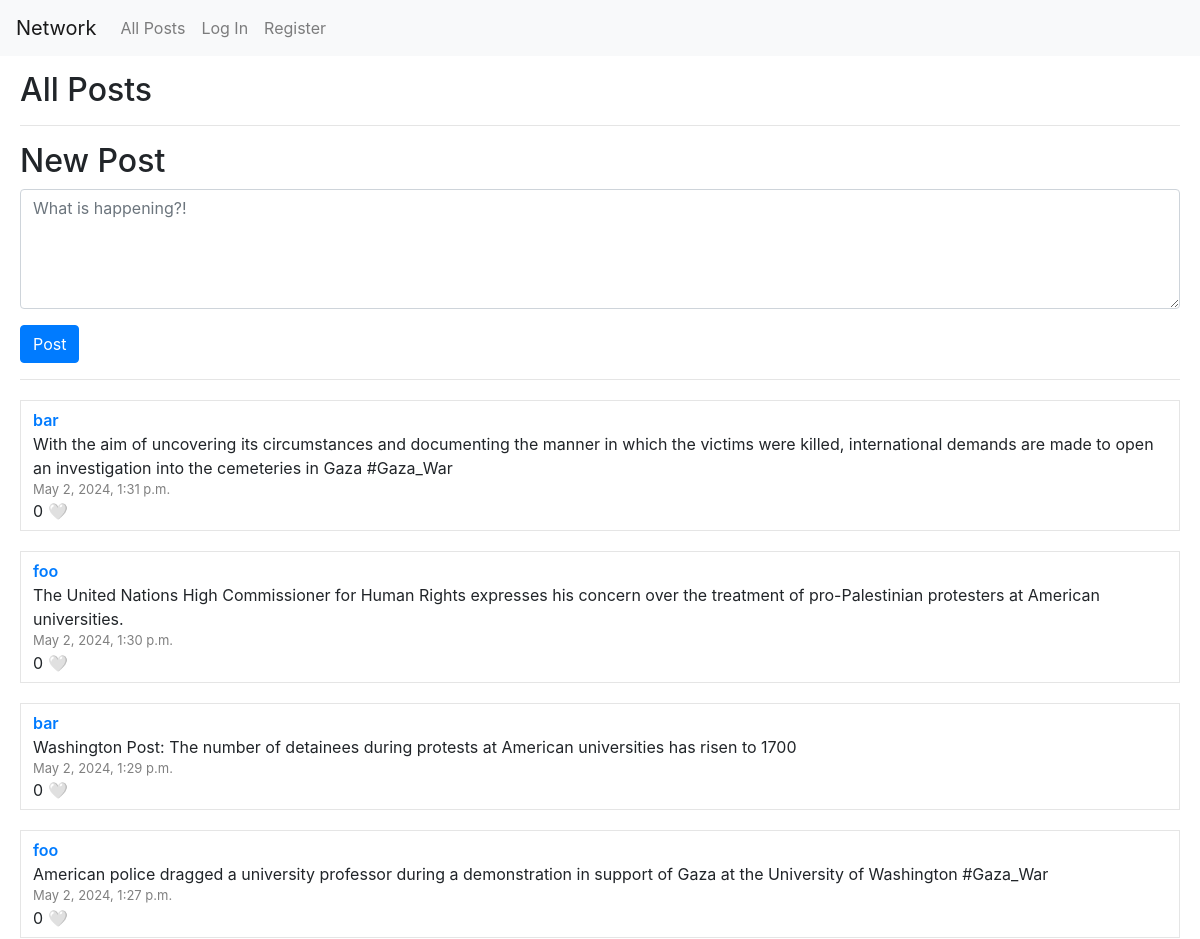
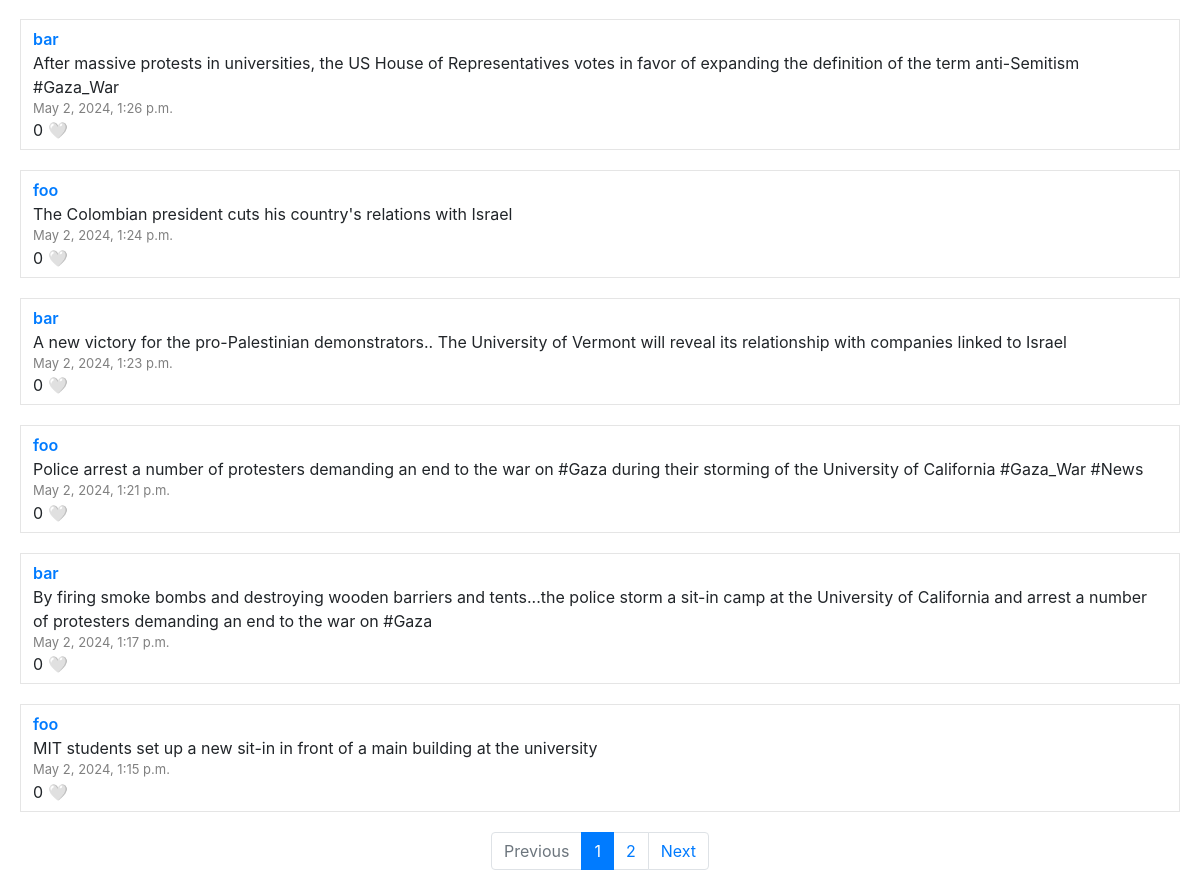
Before: / with the older database file (2 pictures, top to bottom).
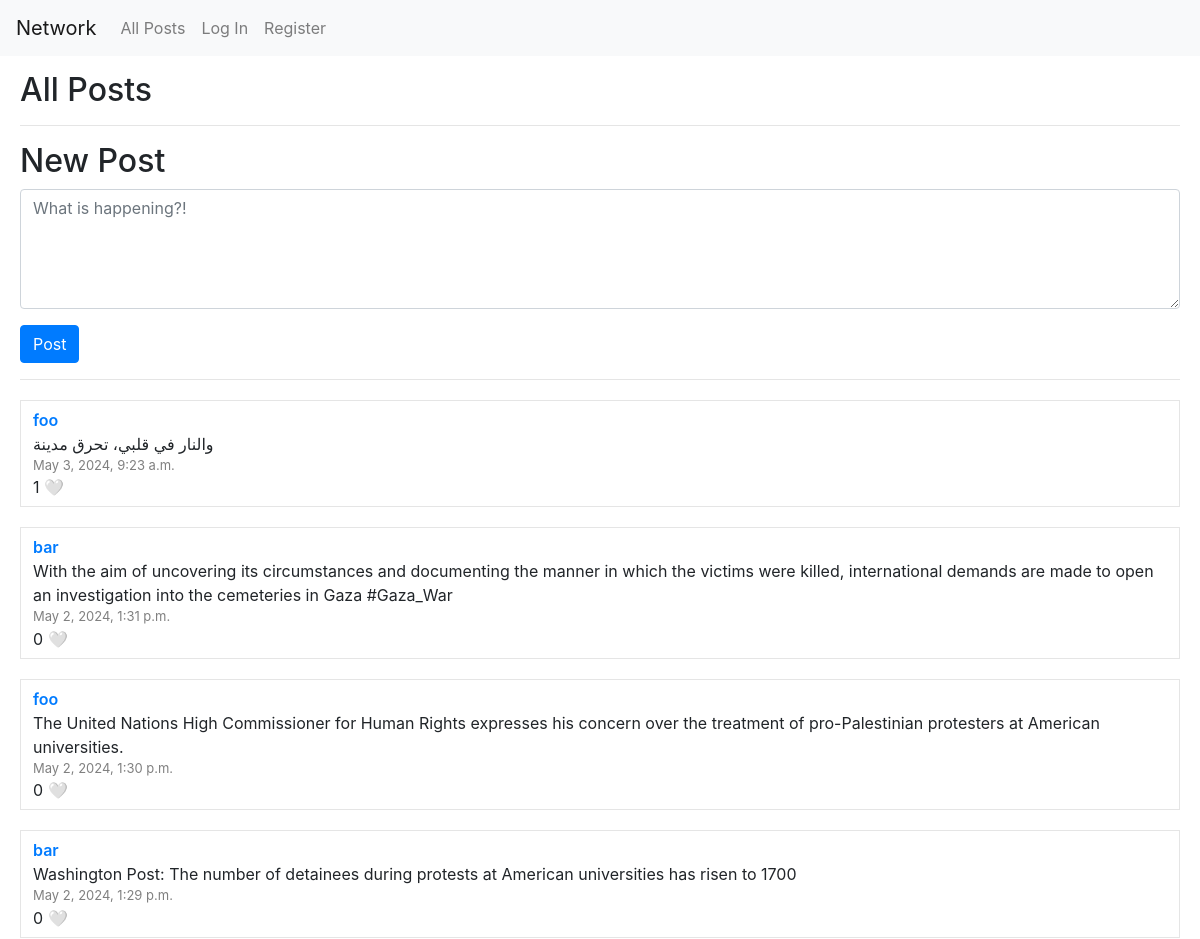
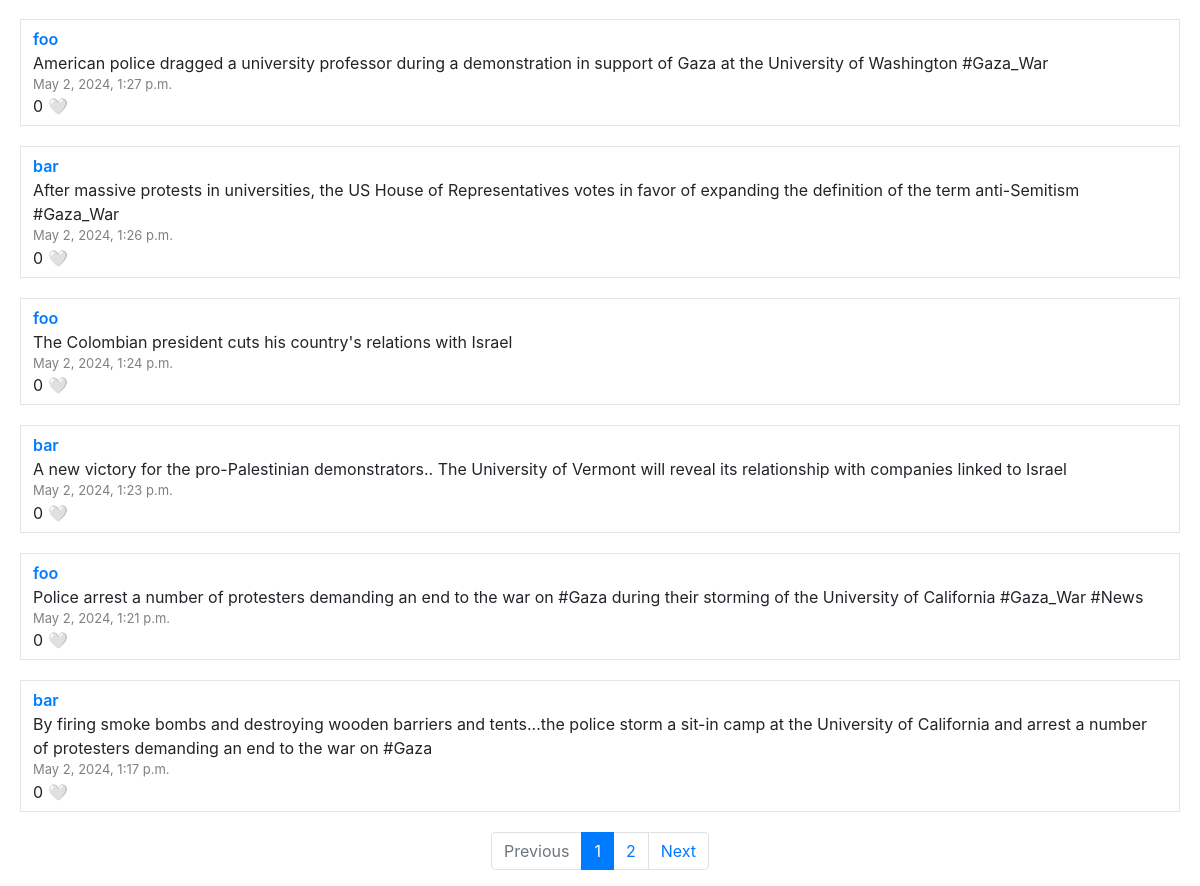
After: the same page with the newer database file (2 pictures, top to bottom).
### network/models.py (models this page shows, shortened)
class Post(models.Model):
    poster = models.ForeignKey(User, related_name="posts", on_delete=models.CASCADE, null=False, blank=False)
    content = models.TextField(null=False, blank=False)
    date = models.DateTimeField(auto_now_add=True, editable=False)

class User(AbstractUser):
    following = models.ManyToManyField('self', related_name='followers', symmetrical=False, null=True, blank=True)
    likes = models.ManyToManyField('Post', related_name='liked_by', blank=True)
    def __str__(self):
        return self.username

### network/views.py (the view)
# urls.py: path("", views.index, name="index"),
def index(request, page_number=1):
    posts = Post.objects.all().order_by('-date')
    p = Paginator(posts, posts_count_per_page)
    current_page = p.page(page_number)
    return render(request, "network/index.html", {
        "current_page": current_page,
        "pages": p,
    })

### network/templates/network/index.html (shortened to what this page needs)
{% extends "network/layout.html" %}
{% block body %}
    <h2>All Posts</h2>
    <hr>
    <div id="new_post">
        <h2>New Post</h2>
        <form action="{% url 'new_post' %}" method="post">
            <div class="form-group input-group">
                <textarea required name="content" id="content" class="form-control custom-textarea" placeholder="What is happening?!"></textarea>
            </div>
            <div class="form-group">
                <button class="btn btn-primary" type="submit">Post</button>
            </div>
        </form>
        <hr>
    </div>
    <div id="all_posts">
        {% for post in current_page %}
            <div class="post">
                <div class="poster">
                    <a href="{% url 'profile' post.poster %}">{{ post.poster }}</a>
                </div>
                <div class="content">{{ post.content }}</div>
                <div class="date">{{ post.date }}</div>
                <div class="likes">
                    <span>{{ post.liked_by.count }}</span>
                    {% if post in user.likes.all %}
                        <a class="like-btn" data-id="{{ post.pk }}">❤️</a>
                    {% else %}
                        <a class="like-btn" data-id="{{ post.pk }}">🤍</a>
                    {% endif %}
                </div>
            </div>
        {% empty %}
            <div class="post">
                No posts.
            </div>
        {% endfor %}
        <nav aria-label="Page navigation example">
            <ul class="pagination justify-content-center">
              {% if not current_page.has_previous %}
                <li class="page-item disabled">
                    <a class="page-link" tabindex="-1" aria-disabled="true">Previous</a>
                </li>
              {% else %}
                <li class="page-item">
                    <a class="page-link" href="{% url 'index' current_page.previous_page_number %}" tabindex="-1" aria-disabled="true">Previous</a>
                </li>
              {% endif %}
              {% for i in pages.page_range %}
                {% if current_page.number == i %}
                    <li class="page-item active"><a class="page-link" href="{% url 'index' i %}">{{ i }}</a></li>
                {% else %}
                    <li class="page-item"><a class="page-link" href="{% url 'index' i %}">{{ i }}</a></li>
                {% endif %}
              {% endfor %}
              {% if not current_page.has_next %}
                <li class="page-item disabled">
                    <a class="page-link">Next</a>
                </li>
              {% else %}
                <li class="page-item">
                    <a class="page-link" href="{% url 'index' current_page.next_page_number %}" >Next</a>
                </li>
              {% endif %}
            </ul>
        </nav>
    </div>
{% endblock %}

Changed rows visible on the page:
no longer on this page (row unchanged): Post: poster "foo", content "MIT students set up a new sit-in in front of a main building at the university", date "May 2, 2024, 1:15 p.m.", liked_by.count "0"
added Post: poster "foo", content "والنار في قلبي، تحرق مدينة", date "May 3, 2024, 9:23 a.m.", liked_by.count "1"
